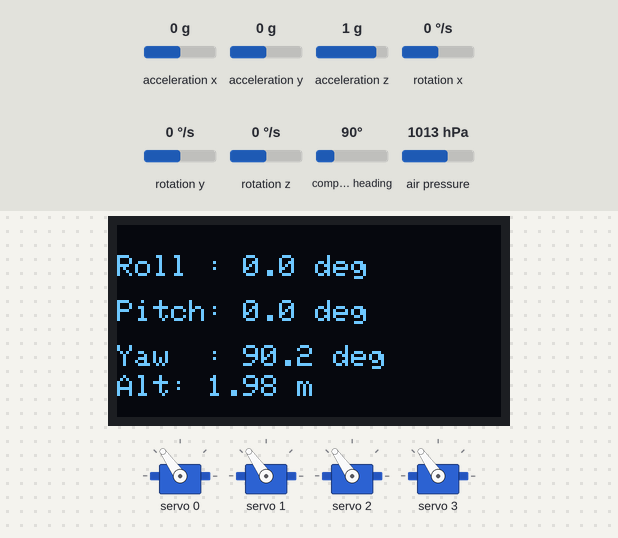
Simulated run of this sketch. Board: Arduino Uno, built with avr-gcc and run on an emulated ATmega328P. On the bench: 4 × servo, 128×64 one-colour display. Wiring (inferred from the names in the program): HMC5883L compass at I2C address 0x1E. Inputs (shaded band) come from the test bench; at power-on: acceleration y 0 g, rotation x 0 °/s, acceleration x 0 g, rotation y 0 °/s, acceleration z 1 g, rotation z 0 °/s, compass heading 90°, air pressure 1013 hPa. What the sketch prints to the serial monitor is not drawn.

Above: at 14.9 s.
15.0 s: acceleration y set to 0.8 g
At 15.46 s:
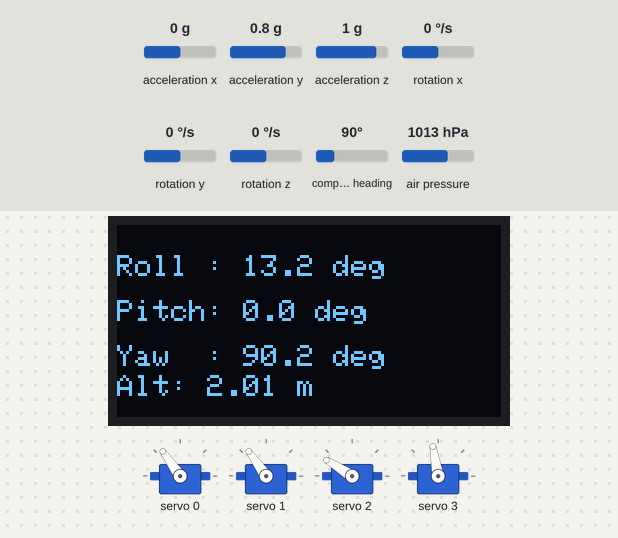
17.2 s: rotation x set to -34 °/s
At 18.42 s:
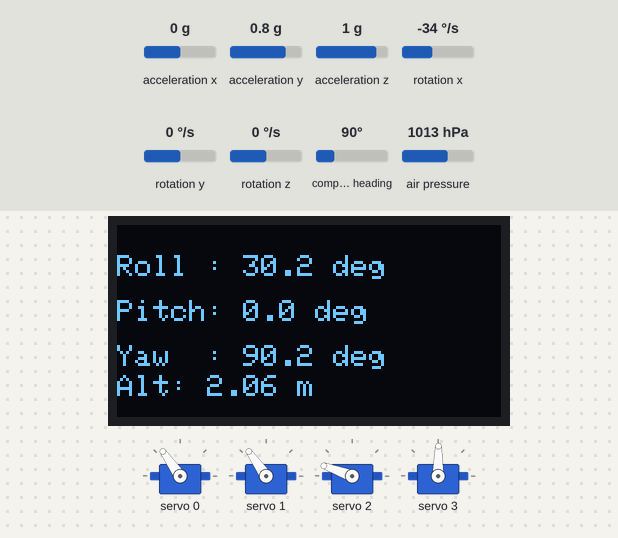
18.8 s: rotation x set to -40 °/s
20.3 s: acceleration x set to -1.4 g
At 21.1 s:
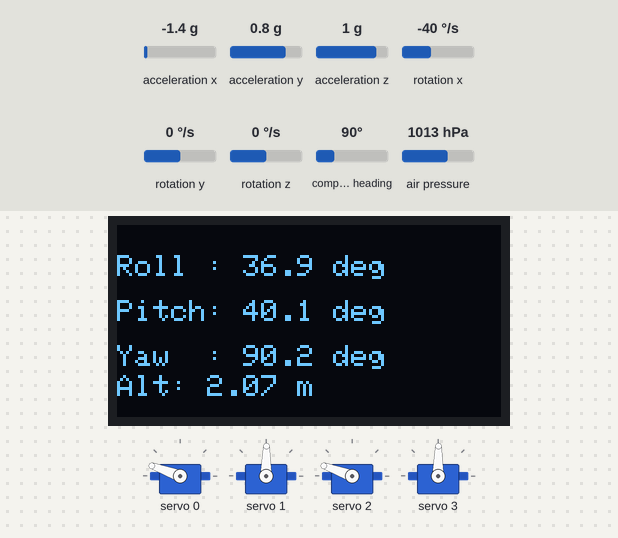
22.0 s: acceleration x set to 0 g
At 24.32 s:
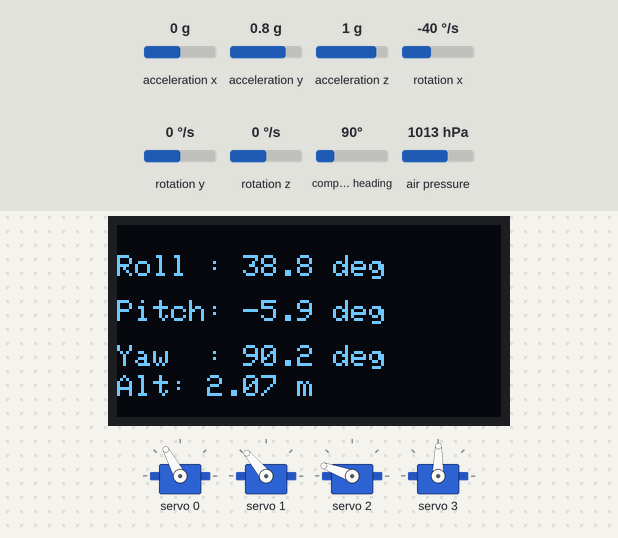
25.0 s: rotation y set to -192 °/s
At 25.9 s:
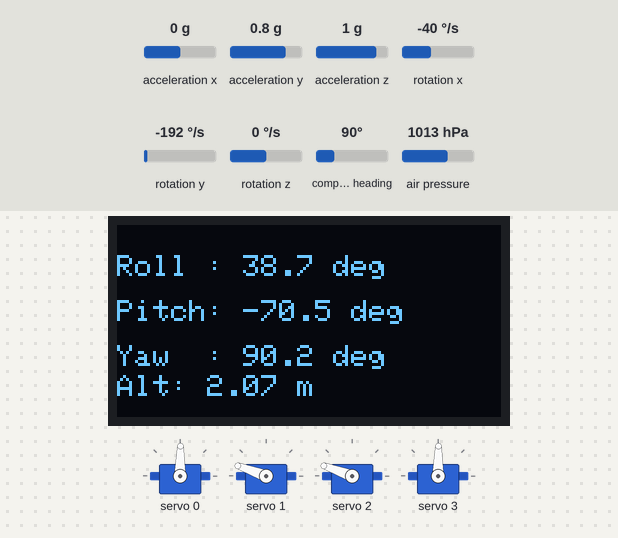
Timing chart, 0 to 27.7 s (numbered marks = the images above; inputs shaded):
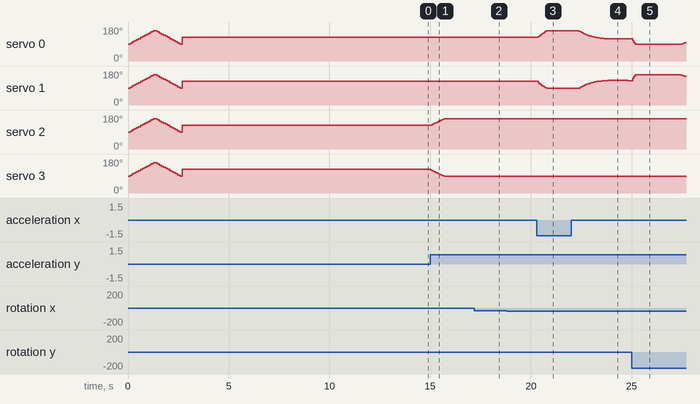

The sketch:

Rocket_FC.ino
```cpp
#include <Wire.h>
#include <MPU6050.h>
#include <Adafruit_GFX.h>
#include <Adafruit_SSD1306.h>
#include <Adafruit_Sensor.h>
#include <Adafruit_HMC5883_U.h>
#include <Adafruit_BMP280.h>

Adafruit_BMP280 bmp;
#define SEA_LEVEL_PRESSURE_HPA 1013.25
float altitude_estimate = 0.0;
float error_estimate = 1.0;
float error_measurement = 1.0; // Tune this based on noise
float kalman_gain;

#include <Adafruit_PWMServoDriver.h>
Adafruit_PWMServoDriver pwm = Adafruit_PWMServoDriver();

#define SERVOMIN 150  // pulse length for 0°
#define SERVOMAX 600  // pulse length for 180°

#define SERVO1 0  // Front Left
#define SERVO2 1  // Front Right
#define SERVO3 2  // Rear Left
#define SERVO4 3  // Rear Right


// OLED config
#define SCREEN_WIDTH 128
#define SCREEN_HEIGHT 64
#define OLED_RESET -1
Adafruit_SSD1306 display(SCREEN_WIDTH, SCREEN_HEIGHT, &Wire, OLED_RESET);

// MPU6050 and HMC5883L
MPU6050 mpu;
#define HMC5883L_ADDR 0x1E
#define MAG_SCALE 0.92   // HMC5883L I2C address

double magMinX = 0, magMaxX = 0, magMinY = 0, magMaxY = 0, magMinZ = 0, magMaxZ = 0;

// Constants
double pitch = 0, roll = 0, yaw = 0;  // Orientation angles (degrees)


// Kalman filter constants
float Q_angle = 0.001, Q_bias = 0.003, R_measure = 0.03;
float angleX = 0.0, biasX = 0.0;
float angleY = 0.0, biasY = 0.0;
float P_X[2][2] = {{0, 0}, {0, 0}};
float P_Y[2][2] = {{0, 0}, {0, 0}};

unsigned long timer;

void setup() {
  Serial.begin(115200);
  Wire.begin();
  pwm.begin();
  pwm.setPWMFreq(50);
  testServos();

  while ( !Serial ) delay(100);   // wait for native usb
  // Serial.println(F("BMP280 test"));
  unsigned status;
  //status = bmp.begin(BMP280_ADDRESS_ALT, BMP280_CHIPID);
  status = bmp.begin(0x76);
  if (!status) {
    // Serial.print("        ID of 0x61 represents a BME 680.\n");
    while (1) delay(10);
  }
  bmp.setSampling(Adafruit_BMP280::MODE_NORMAL,     /* Operating Mode. */
                  Adafruit_BMP280::SAMPLING_X2,     /* Temp. oversampling */
                  Adafruit_BMP280::SAMPLING_X16,    /* Pressure oversampling */
                  Adafruit_BMP280::FILTER_X16,      /* Filtering. */
                  Adafruit_BMP280::STANDBY_MS_500); /* Standby time. */


  HMC5883L_init();
  calibrate_HMC5883L(); // Calibrate magnetometer

  mpu.initialize();
  if (!mpu.testConnection()) {
    // Serial.println("MPU6050 connection failed!");
    while (1);
  }

  if (!display.begin(SSD1306_SWITCHCAPVCC, 0x3C)) {
    // Serial.println("OLED failed");
    while (1);
  }

  display.clearDisplay();
  display.setTextColor(SSD1306_WHITE);
  display.setTextSize(1);

  delay(1000);
  timer = millis();
}

void loop() {
  int16_t ax, ay, az, gx, gy, gz;
  double mx, my, mz;
  mpu.getMotion6(&ax, &ay, &az, &gx, &gy, &gz);
  read_HMC5883L(mx, my, mz);

  float accelX = ax / 16384.0;
  float accelY = ay / 16384.0;
  float accelZ = az / 16384.0;

  float gyroX = gx / 131.0;
  float gyroY = gy / 131.0;
  float gyroz = gz / 131.0;

  float dt = (millis() - timer) / 1000.0;
  timer = millis();

  float rollAcc  = atan2(accelY, accelZ) * 180.0 / PI;
  float pitchAcc = atan2(-accelX, sqrt(accelY * accelY + accelZ * accelZ)) * 180.0 / PI;

  float roll  = kalmanFilter(rollAcc, gyroX, dt, &angleX, &biasX, P_X);
  float pitch = kalmanFilter(pitchAcc, gyroY, dt, &angleY, &biasY, P_Y);

  // Magnetometer-based yaw (tilt-compensated)
  yaw = atan2(my, mx); // Calculate yaw from magnetometer readings
  float declinationAngle =0.00436; // Declination in radians for -10° 13'
  yaw += declinationAngle;


// Normalize to 0–360°
  if (yaw < 0) yaw += 2 * PI;
  if (yaw > 2 * PI) yaw -= 2 * PI;
  yaw = yaw * 180.0 / PI;
  controlServos(roll, pitch,yaw);
  float filtered_altitude = kalmanFilterAltitude();
  float alti=0;
  float lo=0;
  transmitTelemetry(accelX, accelY, accelZ, gyroX, gyroY, gyroz,filtered_altitude, pitch, roll, yaw,lo,alti);
  // OLED Display
  display.clearDisplay();
  display.setCursor(0, 10);
  display.print("Roll : ");
  display.print(roll, 1);
  display.print(" deg");

  display.setCursor(0, 25);
  display.print("Pitch: ");
  display.print(pitch, 1);
  display.print(" deg");

  display.setCursor(0, 40);  // ← Fixed from "400"
  display.print("Yaw  : ");
  display.print(yaw, 1);
  display.print(" deg");

  display.setTextSize(1);
  display.setCursor(0, 50);
  display.print("Alt: ");
  display.print(filtered_altitude);
  display.println(" m");

  display.display();
  delay(10);


}

// ---------------- Kalman Filter ------------------
float kalmanFilter(float newAngle, float newRate, float dt, float* angle, float* bias, float P[2][2]) {
  float rate = newRate - *bias;
  *angle += dt * rate;

  P[0][0] += dt * (dt*P[1][1] - P[0][1] - P[1][0] + Q_angle);
  P[0][1] -= dt * P[1][1];
  P[1][0] -= dt * P[1][1];
  P[1][1] += Q_bias * dt;

  float S = P[0][0] + R_measure;
  float K0 = P[0][0] / S;
  float K1 = P[1][0] / S;

  float y = newAngle - *angle;
  *angle += K0 * y;
  *bias += K1 * y;

  float P00_temp = P[0][0];
  float P01_temp = P[0][1];

  P[0][0] -= K0 * P00_temp;
  P[0][1] -= K0 * P01_temp;
  P[1][0] -= K1 * P00_temp;
  P[1][1] -= K1 * P01_temp;

  return *angle;
}

// ---------------- Tilt-Compensated Yaw ------------------
void HMC5883L_init() {
  Wire.beginTransmission(HMC5883L_ADDR);
  Wire.write(0x00); // Configuration Register A
  Wire.write(0x70); // 8-average, 15 Hz default, normal measurement
  Wire.endTransmission();

  Wire.beginTransmission(HMC5883L_ADDR);
  Wire.write(0x01); // Configuration Register B
  Wire.write(0x20); // Gain = 5 (±1.3 Gauss)
  Wire.endTransmission();

  Wire.beginTransmission(HMC5883L_ADDR);
  Wire.write(0x02); // Mode Register
  Wire.write(0x00); // Continuous measurement mode
  Wire.endTransmission();
}

void calibrate_HMC5883L() {
  // Serial.println("Calibrating HMC5883L... Rotate the sensor in all directions.");
  double mx, my, mz;

  magMinX = magMinY = magMinZ = 1e6;
  magMaxX = magMaxY = magMaxZ = -1e6;

  unsigned long startTime = millis();
  while (millis() - startTime < 10000) { // 10 seconds for calibration
    read_HMC5883L(mx, my, mz);

    if (mx < magMinX) magMinX = mx;
    if (mx > magMaxX) magMaxX = mx;
    if (my < magMinY) magMinY = my;
    if (my > magMaxY) magMaxY = my;
    if (mz < magMinZ) magMinZ = mz;
    if (mz > magMaxZ) magMaxZ = mz;

    Serial.print("."); // Print a dot every 100 ms to indicate progress
    delay(100);
  }
  // Serial.println("\nHMC5883L Calibration Complete.");
}

void read_HMC5883L(double &mx, double &my, double &mz) {
  Wire.beginTransmission(HMC5883L_ADDR);
  Wire.write(0x03); // Starting register for magnetometer readings
  Wire.endTransmission(false);
  Wire.requestFrom(HMC5883L_ADDR, 6, true);

  int16_t x = Wire.read() << 8 | Wire.read();
  int16_t z = Wire.read() << 8 | Wire.read();
  int16_t y = Wire.read() << 8 | Wire.read();

  // Apply calibration offsets and scaling
  mx = (x - (magMinX + magMaxX) / 2) * MAG_SCALE;
  my = (y - (magMinY + magMaxY) / 2) * MAG_SCALE;
  mz = (z - (magMinZ + magMaxZ) / 2) * MAG_SCALE;
}
int angleToPulse(int angle) {
  return map(angle, 0, 180, SERVOMIN, SERVOMAX);
}
void controlServos(float roll, float pitch,float yaw) {
  // Limit roll and pitch to ±30°
  roll = constrain(roll, -30, 30);
  pitch = constrain(pitch, -30, 30);
  float yaw_setpoint = 0;              // Desired heading
  float yaw_error = yaw - yaw_setpoint;

  if (yaw_error > 180)  yaw_error -= 360;
  if (yaw_error < -180) yaw_error += 360;

  float yaw_control = constrain(yaw_error, -30, 30);

  // Convert to servo offset (-30 to +30 → 60 to 120)
  int base = 90;

  int servo1 = base + pitch;  // Front Left
  int servo2 = base -pitch ;  // Front Right
  int servo3 = base + roll ;  // Rear Left
  int servo4 = base - roll ;

  servo1 = constrain(servo1, 45, 135);
  servo2 = constrain(servo2, 45, 135);
  servo3 = constrain(servo3, 45, 135);
  servo4 = constrain(servo4, 45, 135);


  pwm.setPWM(SERVO1, 0, angleToPulse(servo1));
  pwm.setPWM(SERVO2, 0, angleToPulse(servo2));
  pwm.setPWM(SERVO3, 0, angleToPulse(servo3));
  pwm.setPWM(SERVO4, 0, angleToPulse(servo4));


}
float kalmanFilterAltitude() {
  float pressure = bmp.readPressure() / 100.0F; // Convert Pa to hPa
  float raw_altitude = 44330.0 * (1.0 - pow(pressure / SEA_LEVEL_PRESSURE_HPA, 1.0 / 5.255));

  kalman_gain = error_estimate / (error_estimate + error_measurement);
  altitude_estimate = altitude_estimate + kalman_gain * (raw_altitude - altitude_estimate);
  error_estimate = (1.0 - kalman_gain) * error_estimate;

  return altitude_estimate;
}
void testServos() {
  //Serial.println("Testing servos...");

  for (int angle = 60; angle <= 120; angle += 5) {
    pwm.setPWM(SERVO1, 0, angleToPulse(angle));
    pwm.setPWM(SERVO2, 0, angleToPulse(angle));
    pwm.setPWM(SERVO3, 0, angleToPulse(angle));
    pwm.setPWM(SERVO4, 0, angleToPulse(angle));
    delay(100);
  }

  for (int angle = 120; angle >= 60; angle -= 5) {
    pwm.setPWM(SERVO1, 0, angleToPulse(angle));
    pwm.setPWM(SERVO2, 0, angleToPulse(angle));
    pwm.setPWM(SERVO3, 0, angleToPulse(angle));
    pwm.setPWM(SERVO4, 0, angleToPulse(angle));
    delay(100);
  }

  // Reset to neutral
  int neutral = 90;
  pwm.setPWM(SERVO1, 0, angleToPulse(neutral));
  pwm.setPWM(SERVO2, 0, angleToPulse(neutral));
  pwm.setPWM(SERVO3, 0, angleToPulse(neutral));
  pwm.setPWM(SERVO4, 0, angleToPulse(neutral));

  //Serial.println("Servo test complete.");
}
void transmitTelemetry(float ax, float ay, float az,
                       float gx, float gy, float gz,
                       float altitude, float pitch, float roll, float yaw,float longi ,float alt) {
  Serial.print("TELEMETRY,");
  Serial.print(ax); Serial.print(",");
  Serial.print(ay); Serial.print(",");
  Serial.print(az); Serial.print(",");
  Serial.print(gx); Serial.print(",");
  Serial.print(gy); Serial.print(",");
  Serial.print(gz); Serial.print(",");
  Serial.print(altitude); Serial.print(",");
  Serial.print(pitch); Serial.print(",");
  Serial.print(roll); Serial.print(",");
  Serial.print(yaw); Serial.print(",");
  Serial.print(longi); Serial.print(",");
  Serial.println(alt);
}
```

Measured:
- after the input at 15.0 s, servo 2: moves from 125° to 160° over 0.71 s, starting at once; servo 3: moves from 125° to 89° over 0.65 s, starting at once
- after the input at 20.3 s, servo 0: 125° → 160° after 0.06 s; servo 1: 125° → 89° after 0.06 s
- after the input at 22.0 s, servo 1: rises from 89° to 130° in 1.4 s, then falls to 129° in 1.0 s
